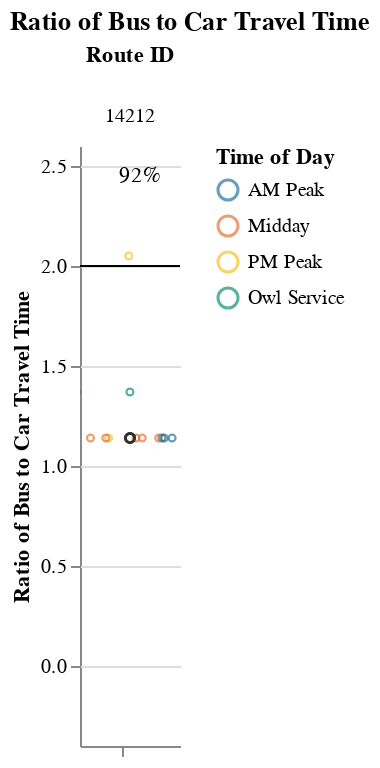
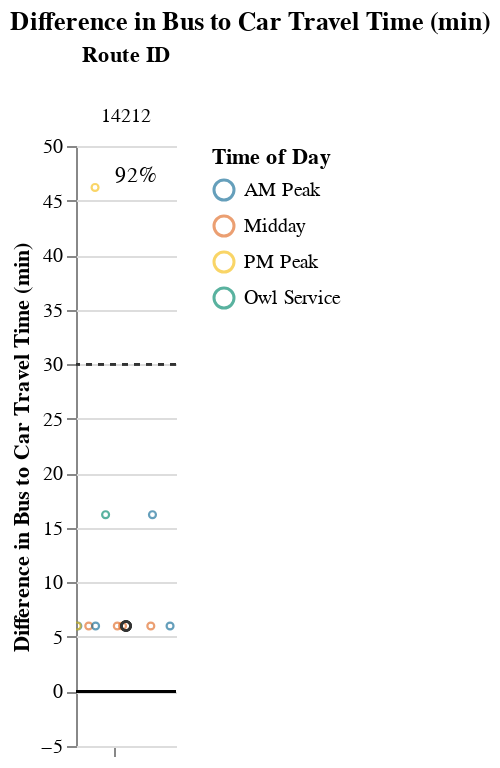

The notebook cell these images were saved under, in order:
### Markdown cell above
### Medium Routes (1-1.5 hrs)

### Code cell
route_group = "medium"
try:
    display_charts_for_route_group(df, route_group)
except:
    print("No routes meet this criteria.")

### Figure 1 — Vega-Lite specification as saved in the notebook (floating-point values rounded to 4 significant figures)
{"config": {"view": {"continuousWidth": 400, "continuousHeight": 300, "stroke": null}, "facet": {"spacing": 0}}, "data": {"name": "data-4de0039725d9e89f0f263632d023b651"}, "facet": {"column": {"field": "route_id", "sort": ["14212"], "title": "Route ID", "type": "nominal"}}, "spec": {"layer": [{"mark": "rule", "encoding": {"color": {"value": "black"}, "y": {"field": "cutoff", "type": "quantitative"}}, "selection": {"selector003": {"type": "interval", "bind": "scales", "encodings": ["x", "y"]}}}, {"mark": {"type": "point", "opacity": 0.65, "size": 12, "strokeWidth": 1.1}, "encoding": {"color": {"field": "time_of_day", "scale": {"range": ["#136C97", "#E16B26", "#F6BF16", "#00896B", "#7790A3", "#5B559C"]}, "sort": ["AM Peak", "Midday", "PM Peak", "Owl Service"], "title": "Time of Day", "type": "nominal"}, "tooltip": [{"field": "route_id", "type": "nominal"}, {"field": "trip_id", "type": "nominal"}, {"field": "service_hours", "type": "quantitative"}, {"field": "car_duration_hours", "type": "quantitative"}, {"field": "bus_multiplier", "type": "quantitative"}, {"field": "bus_difference", "type": "quantitative"}, {"field": "num_trips", "type": "quantitative"}, {"field": "num_competitive", "type": "quantitative"}, {"field": "pct_trips_competitive", "type": "quantitative"}, {"field": "p25", "type": "quantitative"}, {"field": "p50", "type": "quantitative"}, {"field": "p75", "type": "quantitative"}], "x": {"axis": {"grid": false, "labels": false, "ticks": true, "values": [0]}, "field": "jitter", "scale": {}, "title": null, "type": "quantitative"}, "y": {"field": "bus_multiplier", "scale": {"domain": [-0.25, 2.5]}, "title": "Ratio of Bus to Car Travel Time", "type": "quantitative"}}, "transform": [{"calculate": "sqrt(-2*log(random()))*cos(2*PI*random())", "as": "jitter"}], "width": 50}, {"layer": [{"mark": {"type": "point", "opacity": 0.6, "size": 20, "strokeWidth": 1.3}, "encoding": {"color": {"value": "#323434"}, "y": {"field": "bus_multiplier", "type": "quantitative"}}, "transform": [{"filter": "(datum.p50_trip === 1)"}]}, {"mark": {"type": "text", "align": "center", "baseline": "middle"}, "encoding": {"color": {"value": "black"}, "text": {"field": "pct_trips_competitive", "format": ".0%", "type": "quantitative"}, "tooltip": [{"field": "route_id", "type": "nominal"}, {"field": "trip_id", "type": "nominal"}, {"field": "service_hours", "type": "quantitative"}, {"field": "car_duration_hours", "type": "quantitative"}, {"field": "bus_multiplier", "type": "quantitative"}, {"field": "bus_difference", "type": "quantitative"}, {"field": "num_trips", "type": "quantitative"}, {"field": "num_competitive", "type": "quantitative"}, {"field": "pct_trips_competitive", "type": "quantitative"}, {"field": "p25", "type": "quantitative"}, {"field": "p50", "type": "quantitative"}, {"field": "p75", "type": "quantitative"}], "x": {"value": 30}, "y": {"value": 15}}, "transform": [{"calculate": "sqrt(-2*log(random()))*cos(2*PI*random())", "as": "jitter"}, {"filter": "(datum.fastest_trip === 1)"}]}]}]}, "resolve": {"scale": {"y": "shared"}}, "title": "Ratio of Bus to Car Travel Time", "$schema": "https://vega.github.io/schema/vega-lite/v4.17.0.json", "datasets": {"data-4de0039725d9e89f0f263632d023b651": [{"calitp_itp_id": 221, "trip_key": -3278939721472571045, "trip_id": "t_1524065_b_30719_tn_0", "shape_id": "p_1277409", "route_id": "14212", "service_hours": 0.83, "trip_first_departure_ts": 28800, "trip_last_arrival_ts": 31800, "departure_hour": 8, "time_of_day": "AM Peak", "p25": 0.83, "p50": 0.83, "p75": 0.8725, "p50_trip": 1, "fastest_trip": 0, "car_duration_hours": 0.73, "competitive_route": 1, "bus_multiplier": 1.14, "bus_difference": 6.0, "num_trips": 12, "num_competitive": 11, "pct_trips_competitive": 0.917, "bus_difference_spread": 40.2, "route_group": "medium", "max_trip_hrs": 1.5, "max_trip_route_group": 1.5, "name": "Nevada County", "caltrans_district": "03 - Marysville", "drmt_organization_name": null, "cutoff2": 30, "cutoff": 2}, {"calitp_itp_id": 221, "trip_key": -1187960695264947358, "trip_id": "t_1521592_b_30719_tn_0", "shape_id": "p_1277409", "route_id": "14212", "service_hours": 0.83, "trip_first_departure_ts": 61200, "trip_last_arrival_ts": 64200, "departure_hour": 17, "time_of_day": "PM Peak", "p25": 0.83, "p50": 0.83, "p75": 0.8725, "p50_trip": 1, "fastest_trip": 1, "car_duration_hours": 0.73, "competitive_route": 1, "bus_multiplier": 1.14, "bus_difference": 6.0, "num_trips": 12, "num_competitive": 11, "pct_trips_competitive": 0.917, "bus_difference_spread": 40.2, "route_group": "medium", "max_trip_hrs": 1.5, "max_trip_route_group": 1.5, "name": "Nevada County", "caltrans_district": "03 - Marysville", "drmt_organization_name": null, "cutoff2": 30, "cutoff": 2}, {"calitp_itp_id": 221, "trip_key": -9025968667369552570, "trip_id": "t_1529101_b_30719_tn_0", "shape_id": "p_1277411", "route_id": "14212", "service_hours": 0.83, "trip_first_departure_ts": 25200, "trip_last_arrival_ts": 28200, "departure_hour": 7, "time_of_day": "AM Peak", "p25": 0.83, "p50": 0.83, "p75": 0.8725, "p50_trip": 1, "fastest_trip": 0, "car_duration_hours": 0.73, "competitive_route": 1, "bus_multiplier": 1.14, "bus_difference": 6.0, "num_trips": 12, "num_competitive": 11, "pct_trips_competitive": 0.917, "bus_difference_spread": 40.2, "route_group": "medium", "max_trip_hrs": 1.5, "max_trip_route_group": 1.5, "name": "Nevada County", "caltrans_district": "03 - Marysville", "drmt_organization_name": null, "cutoff2": 30, "cutoff": 2}, {"calitp_itp_id": 221, "trip_key": 3033339261088800008, "trip_id": "t_1524067_b_30719_tn_2", "shape_id": "p_1277411", "route_id": "14212", "service_hours": 0.83, "trip_first_departure_ts": 57600, "trip_last_arrival_ts": 60600, "departure_hour": 16, "time_of_day": "Midday", "p25": 0.83, "p50": 0.83, "p75": 0.8725, "p50_trip": 1, "fastest_trip": 0, "car_duration_hours": 0.73, "competitive_route": 1, "bus_multiplier": 1.14, "bus_difference": 6.0, "num_trips": 12, "num_competitive": 11, "pct_trips_competitive": 0.917, "bus_difference_spread": 40.2, "route_group": "medium", "max_trip_hrs": 1.5, "max_trip_route_group": 1.5, "name": "Nevada County", "caltrans_district": "03 - Marysville", "drmt_organization_name": null, "cutoff2": 30, "cutoff": 2}, {"calitp_itp_id": 221, "trip_key": 7518578318818496576, "trip_id": "t_1524066_b_30719_tn_2", "shape_id": "p_1277409", "route_id": "14212", "service_hours": 0.83, "trip_first_departure_ts": 54000, "trip_last_arrival_ts": 57000, "departure_hour": 15, "time_of_day": "Midday", "p25": 0.83, "p50": 0.83, "p75": 0.8725, "p50_trip": 1, "fastest_trip": 0, "car_duration_hours": 0.73, "competitive_route": 1, "bus_multiplier": 1.14, "bus_difference": 6.0, "num_trips": 12, "num_competitive": 11, "pct_trips_competitive": 0.917, "bus_difference_spread": 40.2, "route_group": "medium", "max_trip_hrs": 1.5, "max_trip_route_group": 1.5, "name": "Nevada County", "caltrans_district": "03 - Marysville", "drmt_organization_name": null, "cutoff2": 30, "cutoff": 2}, {"calitp_itp_id": 221, "trip_key": -5195615344486242979, "trip_id": "t_1524067_b_30719_tn_1", "shape_id": "p_1277411", "route_id": "14212", "service_hours": 0.83, "trip_first_departure_ts": 50400, "trip_last_arrival_ts": 53400, "departure_hour": 14, "time_of_day": "Midday", "p25": 0.83, "p50": 0.83, "p75": 0.8725, "p50_trip": 1, "fastest_trip": 0, "car_duration_hours": 0.73, "competitive_route": 1, "bus_multiplier": 1.14, "bus_difference": 6.0, "num_trips": 12, "num_competitive": 11, "pct_trips_competitive": 0.917, "bus_difference_spread": 40.2, "route_group": "medium", "max_trip_hrs": 1.5, "max_trip_route_group": 1.5, "name": "Nevada County", "caltrans_district": "03 - Marysville", "drmt_organization_name": null, "cutoff2": 30, "cutoff": 2}, {"calitp_itp_id": 221, "trip_key": 6848590773781082472, "trip_id": "t_1524066_b_30719_tn_1", "shape_id": "p_1277409", "route_id": "14212", "service_hours": 0.83, "trip_first_departure_ts": 46800, "trip_last_arrival_ts": 49800, "departure_hour": 13, "time_of_day": "Midday", "p25": 0.83, "p50": 0.83, "p75": 0.8725, "p50_trip": 1, "fastest_trip": 0, "car_duration_hours": 0.73, "competitive_route": 1, "bus_multiplier": 1.14, "bus_difference": 6.0, "num_trips": 12, "num_competitive": 11, "pct_trips_competitive": 0.917, "bus_difference_spread": 40.2, "route_group": "medium", "max_trip_hrs": 1.5, "max_trip_route_group": 1.5, "name": "Nevada County", "caltrans_district": "03 - Marysville", "drmt_organization_name": null, "cutoff2": 30, "cutoff": 2}, {"calitp_itp_id": 221, "trip_key": -9105938599134225848, "trip_id": "t_1521596_b_30719_tn_0", "shape_id": "p_1277411", "route_id": "14212", "service_hours": 0.83, "trip_first_departure_ts": 39600, "trip_last_arrival_ts": 42600, "departure_hour": 11, "time_of_day": "Midday", "p25": 0.83, "p50": 0.83, "p75": 0.8725, "p50_trip": 1, "fastest_trip": 0, "car_duration_hours": 0.73, "competitive_route": 1, "bus_multiplier": 1.14, "bus_difference": 6.0, "num_trips": 12, "num_competitive": 11, "pct_trips_competitive": 0.917, "bus_difference_spread": 40.2, "route_group": "medium", "max_trip_hrs": 1.5, "max_trip_route_group": 1.5, "name": "Nevada County", "caltrans_district": "03 - Marysville", "drmt_organization_name": null, "cutoff2": 30, "cutoff": 2}, {"calitp_itp_id": 221, "trip_key": -5429741548192402884, "trip_id": "t_1521593_b_30719_tn_0", "shape_id": "p_1277410", "route_id": "14212", "service_hours": 0.83, "trip_first_departure_ts": 32400, "trip_last_arrival_ts": 35400, "departure_hour": 9, "time_of_day": "AM Peak", "p25": 0.83, "p50": 0.83, "p75": 0.8725, "p50_trip": 1, "fastest_trip": 0, "car_duration_hours": 0.73, "competitive_route": 1, "bus_multiplier": 1.14, "bus_difference": 6.0, "num_trips": 12, "num_competitive": 11, "pct_trips_competitive": 0.917, "bus_difference_spread": 40.2, "route_group": "medium", "max_trip_hrs": 1.5, "max_trip_route_group": 1.5, "name": "Nevada County", "caltrans_district": "03 - Marysville", "drmt_organization_name": null, "cutoff2": 30, "cutoff": 2}, {"calitp_itp_id": 221, "trip_key": 7173812361890038660, "trip_id": "t_1521591_b_30719_tn_0", "shape_id": "p_1277408", "route_id": "14212", "service_hours": 1.0, "trip_first_departure_ts": 21000, "trip_last_arrival_ts": 24600, "departure_hour": 5, "time_of_day": "Owl Service", "p25": 0.83, "p50": 0.83, "p75": 0.8725, "p50_trip": 0, "fastest_trip": 0, "car_duration_hours": 0.73, "competitive_route": 1, "bus_multiplier": 1.37, "bus_difference": 16.2, "num_trips": 12, "num_competitive": 11, "pct_trips_competitive": 0.917, "bus_difference_spread": 40.2, "route_group": "medium", "max_trip_hrs": 1.5, "max_trip_route_group": 1.5, "name": "Nevada County", "caltrans_district": "03 - Marysville", "drmt_organization_name": null, "cutoff2": 30, "cutoff": 2}, {"calitp_itp_id": 221, "trip_key": 287052313638697039, "trip_id": "t_1529102_b_30719_tn_0", "shape_id": "p_1277460", "route_id": "14212", "service_hours": 1.0, "trip_first_departure_ts": 32400, "trip_last_arrival_ts": 36000, "departure_hour": 9, "time_of_day": "AM Peak", "p25": 0.83, "p50": 0.83, "p75": 0.8725, "p50_trip": 0, "fastest_trip": 0, "car_duration_hours": 0.73, "competitive_route": 1, "bus_multiplier": 1.37, "bus_difference": 16.2, "num_trips": 12, "num_competitive": 11, "pct_trips_competitive": 0.917, "bus_difference_spread": 40.2, "route_group": "medium", "max_trip_hrs": 1.5, "max_trip_route_group": 1.5, "name": "Nevada County", "caltrans_district": "03 - Marysville", "drmt_organization_name": null, "cutoff2": 30, "cutoff": 2}, {"calitp_itp_id": 221, "trip_key": 1459604591576872902, "trip_id": "t_1521595_b_30719_tn_0", "shape_id": "p_1277460", "route_id": "14212", "service_hours": 1.5, "trip_first_departure_ts": 64800, "trip_last_arrival_ts": 70200, "departure_hour": 18, "time_of_day": "PM Peak", "p25": 0.83, "p50": 0.83, "p75": 0.8725, "p50_trip": 0, "fastest_trip": 0, "car_duration_hours": 0.73, "competitive_route": 1, "bus_multiplier": 2.05, "bus_difference": 46.2, "num_trips": 12, "num_competitive": 11, "pct_trips_competitive": 0.917, "bus_difference_spread": 40.2, "route_group": "medium", "max_trip_hrs": 1.5, "max_trip_route_group": 1.5, "name": "Nevada County", "caltrans_district": "03 - Marysville", "drmt_organization_name": null, "cutoff2": 30, "cutoff": 2}]}}

### Figure 2 — Vega-Lite specification as saved in the notebook (floating-point values rounded to 4 significant figures)
{"config": {"view": {"continuousWidth": 400, "continuousHeight": 300, "stroke": null}, "facet": {"spacing": 0}}, "data": {"name": "data-2bb86f2e65b193c76772a905c0dedd47"}, "facet": {"column": {"field": "route_id", "sort": ["14212"], "title": "Route ID", "type": "nominal"}}, "spec": {"layer": [{"mark": "rule", "encoding": {"color": {"value": "black"}, "y": {"field": "cutoff", "type": "quantitative"}}, "selection": {"selector004": {"type": "interval", "bind": "scales", "encodings": ["x", "y"]}}}, {"mark": {"type": "rule", "strokeDash": [3, 3]}, "encoding": {"color": {"value": "#323434"}, "y": {"field": "cutoff2", "type": "quantitative"}}}, {"mark": {"type": "point", "opacity": 0.65, "size": 12, "strokeWidth": 1.1}, "encoding": {"color": {"field": "time_of_day", "scale": {"range": ["#136C97", "#E16B26", "#F6BF16", "#00896B", "#7790A3", "#5B559C"]}, "sort": ["AM Peak", "Midday", "PM Peak", "Owl Service"], "title": "Time of Day", "type": "nominal"}, "tooltip": [{"field": "route_id", "type": "nominal"}, {"field": "trip_id", "type": "nominal"}, {"field": "service_hours", "type": "quantitative"}, {"field": "car_duration_hours", "type": "quantitative"}, {"field": "bus_multiplier", "type": "quantitative"}, {"field": "bus_difference", "type": "quantitative"}, {"field": "num_trips", "type": "quantitative"}, {"field": "num_competitive", "type": "quantitative"}, {"field": "pct_trips_competitive", "type": "quantitative"}, {"field": "p25", "type": "quantitative"}, {"field": "p50", "type": "quantitative"}, {"field": "p75", "type": "quantitative"}], "x": {"axis": {"grid": false, "labels": false, "ticks": true, "values": [0]}, "field": "jitter", "scale": {}, "title": null, "type": "quantitative"}, "y": {"field": "bus_difference", "scale": {"domain": [-5, 46.2]}, "title": "Difference in Bus to Car Travel Time (min)", "type": "quantitative"}}, "transform": [{"calculate": "sqrt(-2*log(random()))*cos(2*PI*random())", "as": "jitter"}], "width": 50}, {"layer": [{"mark": {"type": "point", "opacity": 0.6, "size": 20, "strokeWidth": 1.3}, "encoding": {"color": {"value": "#323434"}, "y": {"field": "bus_difference", "type": "quantitative"}}, "transform": [{"filter": "(datum.p50_trip === 1)"}]}, {"mark": {"type": "text", "align": "center", "baseline": "middle"}, "encoding": {"color": {"value": "black"}, "text": {"field": "pct_trips_competitive", "format": ".0%", "type": "quantitative"}, "tooltip": [{"field": "route_id", "type": "nominal"}, {"field": "trip_id", "type": "nominal"}, {"field": "service_hours", "type": "quantitative"}, {"field": "car_duration_hours", "type": "quantitative"}, {"field": "bus_multiplier", "type": "quantitative"}, {"field": "bus_difference", "type": "quantitative"}, {"field": "num_trips", "type": "quantitative"}, {"field": "num_competitive", "type": "quantitative"}, {"field": "pct_trips_competitive", "type": "quantitative"}, {"field": "p25", "type": "quantitative"}, {"field": "p50", "type": "quantitative"}, {"field": "p75", "type": "quantitative"}], "x": {"value": 30}, "y": {"value": 15}}, "transform": [{"calculate": "sqrt(-2*log(random()))*cos(2*PI*random())", "as": "jitter"}, {"filter": "(datum.fastest_trip === 1)"}]}]}]}, "resolve": {"scale": {"y": "shared"}}, "title": "Difference in Bus to Car Travel Time (min)", "$schema": "https://vega.github.io/schema/vega-lite/v4.17.0.json", "datasets": {"data-2bb86f2e65b193c76772a905c0dedd47": [{"calitp_itp_id": 221, "trip_key": -3278939721472571045, "trip_id": "t_1524065_b_30719_tn_0", "shape_id": "p_1277409", "route_id": "14212", "service_hours": 0.83, "trip_first_departure_ts": 28800, "trip_last_arrival_ts": 31800, "departure_hour": 8, "time_of_day": "AM Peak", "p25": 0.83, "p50": 0.83, "p75": 0.8725, "p50_trip": 1, "fastest_trip": 0, "car_duration_hours": 0.73, "competitive_route": 1, "bus_multiplier": 1.14, "bus_difference": 6.0, "num_trips": 12, "num_competitive": 11, "pct_trips_competitive": 0.917, "bus_difference_spread": 40.2, "route_group": "medium", "max_trip_hrs": 1.5, "max_trip_route_group": 1.5, "name": "Nevada County", "caltrans_district": "03 - Marysville", "drmt_organization_name": null, "cutoff2": 30, "cutoff": 0}, {"calitp_itp_id": 221, "trip_key": -1187960695264947358, "trip_id": "t_1521592_b_30719_tn_0", "shape_id": "p_1277409", "route_id": "14212", "service_hours": 0.83, "trip_first_departure_ts": 61200, "trip_last_arrival_ts": 64200, "departure_hour": 17, "time_of_day": "PM Peak", "p25": 0.83, "p50": 0.83, "p75": 0.8725, "p50_trip": 1, "fastest_trip": 1, "car_duration_hours": 0.73, "competitive_route": 1, "bus_multiplier": 1.14, "bus_difference": 6.0, "num_trips": 12, "num_competitive": 11, "pct_trips_competitive": 0.917, "bus_difference_spread": 40.2, "route_group": "medium", "max_trip_hrs": 1.5, "max_trip_route_group": 1.5, "name": "Nevada County", "caltrans_district": "03 - Marysville", "drmt_organization_name": null, "cutoff2": 30, "cutoff": 0}, {"calitp_itp_id": 221, "trip_key": -9025968667369552570, "trip_id": "t_1529101_b_30719_tn_0", "shape_id": "p_1277411", "route_id": "14212", "service_hours": 0.83, "trip_first_departure_ts": 25200, "trip_last_arrival_ts": 28200, "departure_hour": 7, "time_of_day": "AM Peak", "p25": 0.83, "p50": 0.83, "p75": 0.8725, "p50_trip": 1, "fastest_trip": 0, "car_duration_hours": 0.73, "competitive_route": 1, "bus_multiplier": 1.14, "bus_difference": 6.0, "num_trips": 12, "num_competitive": 11, "pct_trips_competitive": 0.917, "bus_difference_spread": 40.2, "route_group": "medium", "max_trip_hrs": 1.5, "max_trip_route_group": 1.5, "name": "Nevada County", "caltrans_district": "03 - Marysville", "drmt_organization_name": null, "cutoff2": 30, "cutoff": 0}, {"calitp_itp_id": 221, "trip_key": 3033339261088800008, "trip_id": "t_1524067_b_30719_tn_2", "shape_id": "p_1277411", "route_id": "14212", "service_hours": 0.83, "trip_first_departure_ts": 57600, "trip_last_arrival_ts": 60600, "departure_hour": 16, "time_of_day": "Midday", "p25": 0.83, "p50": 0.83, "p75": 0.8725, "p50_trip": 1, "fastest_trip": 0, "car_duration_hours": 0.73, "competitive_route": 1, "bus_multiplier": 1.14, "bus_difference": 6.0, "num_trips": 12, "num_competitive": 11, "pct_trips_competitive": 0.917, "bus_difference_spread": 40.2, "route_group": "medium", "max_trip_hrs": 1.5, "max_trip_route_group": 1.5, "name": "Nevada County", "caltrans_district": "03 - Marysville", "drmt_organization_name": null, "cutoff2": 30, "cutoff": 0}, {"calitp_itp_id": 221, "trip_key": 7518578318818496576, "trip_id": "t_1524066_b_30719_tn_2", "shape_id": "p_1277409", "route_id": "14212", "service_hours": 0.83, "trip_first_departure_ts": 54000, "trip_last_arrival_ts": 57000, "departure_hour": 15, "time_of_day": "Midday", "p25": 0.83, "p50": 0.83, "p75": 0.8725, "p50_trip": 1, "fastest_trip": 0, "car_duration_hours": 0.73, "competitive_route": 1, "bus_multiplier": 1.14, "bus_difference": 6.0, "num_trips": 12, "num_competitive": 11, "pct_trips_competitive": 0.917, "bus_difference_spread": 40.2, "route_group": "medium", "max_trip_hrs": 1.5, "max_trip_route_group": 1.5, "name": "Nevada County", "caltrans_district": "03 - Marysville", "drmt_organization_name": null, "cutoff2": 30, "cutoff": 0}, {"calitp_itp_id": 221, "trip_key": -5195615344486242979, "trip_id": "t_1524067_b_30719_tn_1", "shape_id": "p_1277411", "route_id": "14212", "service_hours": 0.83, "trip_first_departure_ts": 50400, "trip_last_arrival_ts": 53400, "departure_hour": 14, "time_of_day": "Midday", "p25": 0.83, "p50": 0.83, "p75": 0.8725, "p50_trip": 1, "fastest_trip": 0, "car_duration_hours": 0.73, "competitive_route": 1, "bus_multiplier": 1.14, "bus_difference": 6.0, "num_trips": 12, "num_competitive": 11, "pct_trips_competitive": 0.917, "bus_difference_spread": 40.2, "route_group": "medium", "max_trip_hrs": 1.5, "max_trip_route_group": 1.5, "name": "Nevada County", "caltrans_district": "03 - Marysville", "drmt_organization_name": null, "cutoff2": 30, "cutoff": 0}, {"calitp_itp_id": 221, "trip_key": 6848590773781082472, "trip_id": "t_1524066_b_30719_tn_1", "shape_id": "p_1277409", "route_id": "14212", "service_hours": 0.83, "trip_first_departure_ts": 46800, "trip_last_arrival_ts": 49800, "departure_hour": 13, "time_of_day": "Midday", "p25": 0.83, "p50": 0.83, "p75": 0.8725, "p50_trip": 1, "fastest_trip": 0, "car_duration_hours": 0.73, "competitive_route": 1, "bus_multiplier": 1.14, "bus_difference": 6.0, "num_trips": 12, "num_competitive": 11, "pct_trips_competitive": 0.917, "bus_difference_spread": 40.2, "route_group": "medium", "max_trip_hrs": 1.5, "max_trip_route_group": 1.5, "name": "Nevada County", "caltrans_district": "03 - Marysville", "drmt_organization_name": null, "cutoff2": 30, "cutoff": 0}, {"calitp_itp_id": 221, "trip_key": -9105938599134225848, "trip_id": "t_1521596_b_30719_tn_0", "shape_id": "p_1277411", "route_id": "14212", "service_hours": 0.83, "trip_first_departure_ts": 39600, "trip_last_arrival_ts": 42600, "departure_hour": 11, "time_of_day": "Midday", "p25": 0.83, "p50": 0.83, "p75": 0.8725, "p50_trip": 1, "fastest_trip": 0, "car_duration_hours": 0.73, "competitive_route": 1, "bus_multiplier": 1.14, "bus_difference": 6.0, "num_trips": 12, "num_competitive": 11, "pct_trips_competitive": 0.917, "bus_difference_spread": 40.2, "route_group": "medium", "max_trip_hrs": 1.5, "max_trip_route_group": 1.5, "name": "Nevada County", "caltrans_district": "03 - Marysville", "drmt_organization_name": null, "cutoff2": 30, "cutoff": 0}, {"calitp_itp_id": 221, "trip_key": -5429741548192402884, "trip_id": "t_1521593_b_30719_tn_0", "shape_id": "p_1277410", "route_id": "14212", "service_hours": 0.83, "trip_first_departure_ts": 32400, "trip_last_arrival_ts": 35400, "departure_hour": 9, "time_of_day": "AM Peak", "p25": 0.83, "p50": 0.83, "p75": 0.8725, "p50_trip": 1, "fastest_trip": 0, "car_duration_hours": 0.73, "competitive_route": 1, "bus_multiplier": 1.14, "bus_difference": 6.0, "num_trips": 12, "num_competitive": 11, "pct_trips_competitive": 0.917, "bus_difference_spread": 40.2, "route_group": "medium", "max_trip_hrs": 1.5, "max_trip_route_group": 1.5, "name": "Nevada County", "caltrans_district": "03 - Marysville", "drmt_organization_name": null, "cutoff2": 30, "cutoff": 0}, {"calitp_itp_id": 221, "trip_key": 7173812361890038660, "trip_id": "t_1521591_b_30719_tn_0", "shape_id": "p_1277408", "route_id": "14212", "service_hours": 1.0, "trip_first_departure_ts": 21000, "trip_last_arrival_ts": 24600, "departure_hour": 5, "time_of_day": "Owl Service", "p25": 0.83, "p50": 0.83, "p75": 0.8725, "p50_trip": 0, "fastest_trip": 0, "car_duration_hours": 0.73, "competitive_route": 1, "bus_multiplier": 1.37, "bus_difference": 16.2, "num_trips": 12, "num_competitive": 11, "pct_trips_competitive": 0.917, "bus_difference_spread": 40.2, "route_group": "medium", "max_trip_hrs": 1.5, "max_trip_route_group": 1.5, "name": "Nevada County", "caltrans_district": "03 - Marysville", "drmt_organization_name": null, "cutoff2": 30, "cutoff": 0}, {"calitp_itp_id": 221, "trip_key": 287052313638697039, "trip_id": "t_1529102_b_30719_tn_0", "shape_id": "p_1277460", "route_id": "14212", "service_hours": 1.0, "trip_first_departure_ts": 32400, "trip_last_arrival_ts": 36000, "departure_hour": 9, "time_of_day": "AM Peak", "p25": 0.83, "p50": 0.83, "p75": 0.8725, "p50_trip": 0, "fastest_trip": 0, "car_duration_hours": 0.73, "competitive_route": 1, "bus_multiplier": 1.37, "bus_difference": 16.2, "num_trips": 12, "num_competitive": 11, "pct_trips_competitive": 0.917, "bus_difference_spread": 40.2, "route_group": "medium", "max_trip_hrs": 1.5, "max_trip_route_group": 1.5, "name": "Nevada County", "caltrans_district": "03 - Marysville", "drmt_organization_name": null, "cutoff2": 30, "cutoff": 0}, {"calitp_itp_id": 221, "trip_key": 1459604591576872902, "trip_id": "t_1521595_b_30719_tn_0", "shape_id": "p_1277460", "route_id": "14212", "service_hours": 1.5, "trip_first_departure_ts": 64800, "trip_last_arrival_ts": 70200, "departure_hour": 18, "time_of_day": "PM Peak", "p25": 0.83, "p50": 0.83, "p75": 0.8725, "p50_trip": 0, "fastest_trip": 0, "car_duration_hours": 0.73, "competitive_route": 1, "bus_multiplier": 2.05, "bus_difference": 46.2, "num_trips": 12, "num_competitive": 11, "pct_trips_competitive": 0.917, "bus_difference_spread": 40.2, "route_group": "medium", "max_trip_hrs": 1.5, "max_trip_route_group": 1.5, "name": "Nevada County", "caltrans_district": "03 - Marysville", "drmt_organization_name": null, "cutoff2": 30, "cutoff": 0}]}}
